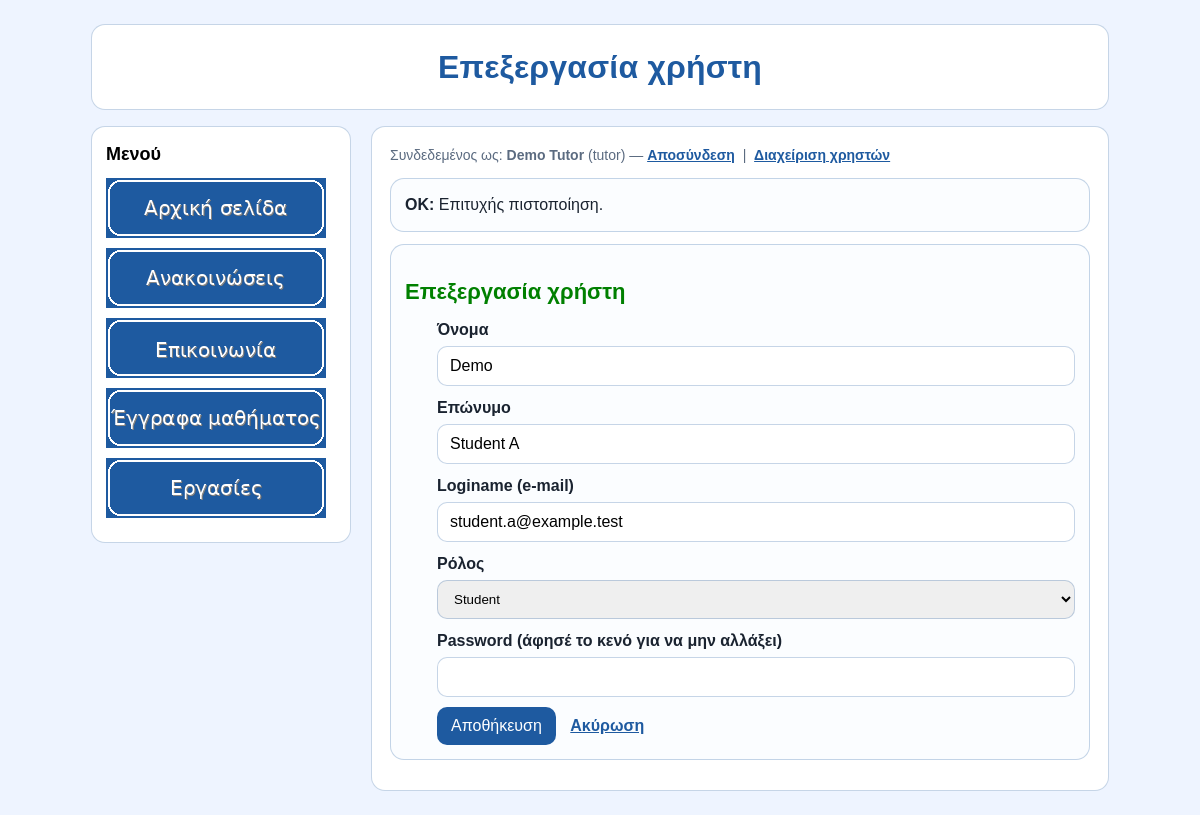
The app's page /part-b/user_form.php?id=2 (signed in) with its own data.
### tables this page shows
CREATE TABLE users (
  id INT AUTO_INCREMENT PRIMARY KEY,
  first_name VARCHAR(60) NOT NULL,
  last_name VARCHAR(60) NOT NULL,
  email VARCHAR(120) NOT NULL UNIQUE,
  password_hash VARCHAR(255) NOT NULL,
  role ENUM('tutor','student') NOT NULL DEFAULT 'student'
);

### part-b/includes/bootstrap.php (called while the page is built, shortened)
<?php
function h($value) {
    return htmlspecialchars((string)$value, ENT_QUOTES, 'UTF-8');
}
function get_flash() {
    if (!empty($_SESSION['flash'])) {
        $f = $_SESSION['flash'];
        return $f;
    }
    return null;
}
function db() {
    static $mysqli = null;
    if ($mysqli instanceof mysqli) {
        return $mysqli;
    }
    try {
        $mysqli = new mysqli(DB_HOST, DB_USER, DB_PASS, DB_NAME, (int) DB_PORT);
        $mysqli->set_charset('utf8mb4');
        return $mysqli;
    } catch (Throwable $e) {
        http_response_code(500);
        echo '<h1>Σφάλμα σύνδεσης με τη βάση δεδομένων</h1>';
        echo '<p>Έλεγξε τα στοιχεία MySQL (DB_HOST/DB_NAME/DB_USER/DB_PASS) και ότι έχεις κάνει import το SQL.</p>';
        echo '<p>Δες τις οδηγίες ρύθμισης στο README του project.</p>';
        error_log('Database connection failed: ' . $e->getMessage());
        exit;
    }
}
function is_logged_in() {
    return !empty($_SESSION['user']);
}
function current_user() {
    return is_logged_in() ? $_SESSION['user'] : null;
}
function require_login() {
    static $checked = false;
    if (!$checked) {
        $id = (int) $_SESSION['user']['id'];
        $stmt = db()->prepare('SELECT id, first_name, last_name, email, role FROM users WHERE id=?');
        $stmt->bind_param('i', $id);
        $stmt->execute();
        $user = $stmt->get_result()->fetch_assoc();
    }
}
function is_tutor() {
    return is_logged_in() && isset($_SESSION['user']['role']) && $_SESSION['user']['role'] === 'tutor';
}
function require_tutor() {
    require_login();
}

### part-b/user_form.php (the view, shortened to what this page needs)
<?php
require_once __DIR__ . '/includes/bootstrap.php';
require_tutor();
$id = isset($_GET['id']) ? (int)$_GET['id'] : 0;
$isEdit = $id > 0;
$u = [
  'first_name' => '',
  'last_name' => '',
  'email' => '',
  'role' => 'student',
];
if ($isEdit) {
    $stmt = db()->prepare('SELECT id, first_name, last_name, email, role FROM users WHERE id=?');
    $stmt->bind_param('i', $id);
    $stmt->execute();
    $res = $stmt->get_result();
    $row = $res->fetch_assoc();
    $u = $row;
}
include __DIR__ . '/includes/header.php';
?>
<div class="card">
  <h2><?php echo h($pageTitle); ?></h2>
  <div class="h2-body">
    <form method="post">
      <div class="form-row">
        <label for="first_name">Όνομα</label>
        <input type="text" id="first_name" name="first_name" value="<?php echo h($u['first_name']); ?>" required>
      </div>
      <div class="form-row">
        <label for="last_name">Επώνυμο</label>
        <input type="text" id="last_name" name="last_name" value="<?php echo h($u['last_name']); ?>" required>
      </div>
      <div class="form-row">
        <label for="email">Loginame (e-mail)</label>
        <input type="email" id="email" name="email" value="<?php echo h($u['email']); ?>" required>
      </div>
      <div class="form-row">
        <label for="role">Ρόλος</label>
        <select id="role" name="role" style="width:100%;padding:10px 12px;border:1px solid rgba(30,90,160,.25);border-radius:10px;">
          <option value="student" <?php echo ($u['role']==='student')?'selected':''; ?>>Student</option>
        </select>
      </div>
      <div class="form-row">
        <label for="password">Password <?php echo $isEdit ? '(άφησέ το κενό για να μην αλλάξει)' : ''; ?></label>
        <input type="password" id="password" name="password" <?php echo $isEdit ? '' : 'required'; ?>>
      </div>
      <button type="submit">Αποθήκευση</button>
      <a class="inline-link" href="users.php" style="margin-left:10px;">Ακύρωση</a>
    </form>
  </div>
</div>
<?php include __DIR__ . '/includes/footer.php'; ?>

### part-b/includes/header.php (shortened to what this page needs)
<?php
$user = current_user();
$flash = get_flash();
?>
<!DOCTYPE html>
<html lang="el">
<head>
  <link rel="stylesheet" href="style.css">
</head>
<body>
<div id="container">
  <div id="header">
    <h1><?php echo h($pageTitle); ?></h1>
  </div>
  <div id="main">
    <div id="sidebar">
      <div class="menu-title">Μενού</div>
      <div id="nav">
        <a href="index.php"><img src="assets/img/btn_home.png" alt="Αρχική σελίδα"></a>
        <a href="announcements.php"><img src="assets/img/btn_announce.png" alt="Ανακοινώσεις"></a>
        <a href="communication.php"><img src="assets/img/btn_contact.png" alt="Επικοινωνία"></a>
        <a href="documents.php"><img src="assets/img/btn_docs.png" alt="Έγγραφα μαθήματος"></a>
        <a href="homework.php"><img src="assets/img/btn_hw.png" alt="Εργασίες"></a>
      </div>
    </div>
    <div id="content">
      <div class="small-note" style="margin-bottom:10px;">
        <?php if ($user): ?>
          Συνδεδεμένος ως: <b><?php echo h($user['first_name'] . ' ' . $user['last_name']); ?></b>
          (<?php echo h($user['role']); ?>) — <form class="inline-form" method="post" action="logout.php"><?php echo csrf_field(); ?><button class="inline-delete" type="submit">Αποσύνδεση</button></form>
          <?php if (is_tutor()): ?>
            &nbsp;|&nbsp; <a class="inline-link" href="users.php">Διαχείριση χρηστών</a>
          <?php endif; ?>
        <?php endif; ?>
      </div>
      <?php if ($flash): ?>
        <div class="card" style="border-color: rgba(30,90,160,.25);">
          <b><?php echo h(strtoupper($flash['type'])); ?>:</b> <?php echo h($flash['msg']); ?>
        </div>
      <?php endif; ?>

### part-b/style.css (style rules this page uses)
:root { --bg: #eef4ff; --panel: #ffffff; --primary: #1e5aa0; --text: #1a2330; --muted: #5b6b80; --border: rgba(30,90,160,.25); }
* { box-sizing: border-box; }
body { margin: 0; font-family: Arial, Helvetica, sans-serif; background: var(--bg); color: var(--text); line-height: 1.5; }
h2 { color: green; }
#container { max-width: 1050px; margin: 24px auto; padding: 0 16px; }
#header { background: var(--panel); border: 1px solid var(--border); border-radius: 14px; padding: 18px; text-align: center; }
#header h1 { margin: 0; font-size: 32px; color: var(--primary); letter-spacing: .2px; }
#main { margin-top: 16px; overflow: hidden; }
#sidebar { float: left; width: 260px; background: var(--panel); border: 1px solid var(--border); border-radius: 14px; padding: 14px; }
.menu-title { margin: 0 0 10px 0; font-size: 18px; font-weight: bold; color: #000000; }
#nav { margin: 0; }
#nav a { display: block; text-decoration: none; margin: 10px 0; }
#nav img { display: block; width: 220px; height: 60px; }
#content { margin-left: 280px; background: var(--panel); border: 1px solid var(--border); border-radius: 14px; padding: 18px; }
#content h2 { margin: 16px 0 10px 0; font-size: 22px; color: green; }
.card { padding: 14px; border: 1px solid var(--border); border-radius: 14px; background: #fbfdff; margin: 12px 0; }
.h2-body { padding-left: 2em; }
.inline-link { color: var(--primary); font-weight: bold; }
.form-row { margin: 10px 0; }
label { display: block; font-weight: bold; margin-bottom: 4px; }
input[type="text"], input[type="email"], input[type="password"], textarea { width: 100%; padding: 10px 12px; border: 1px solid var(--border); border-radius: 10px; font-size: 16px; background: #ffffff; }
button { background: var(--primary); border: 0; color: white; padding: 10px 14px; border-radius: 10px; cursor: pointer; font-size: 16px; }
.small-note { color: var(--muted); font-size: 14px; }
.inline-form { display:inline; }
.inline-delete { background:none; border:0; border-radius:0; color:var(--primary); padding:0; font-size:inherit; font-weight:bold; text-decoration:underline; }

### records on screen
users: first_name+last_name "Demo Tutor", role "tutor"
users: first_name "Demo", last_name "Student A", email "student.a@example.test", role "Student"

### other values on screen
$pageTitle "Επεξεργασία χρήστη"
$flash['type'] "OK"
$flash['msg'] "Επιτυχής πιστοποίηση."
